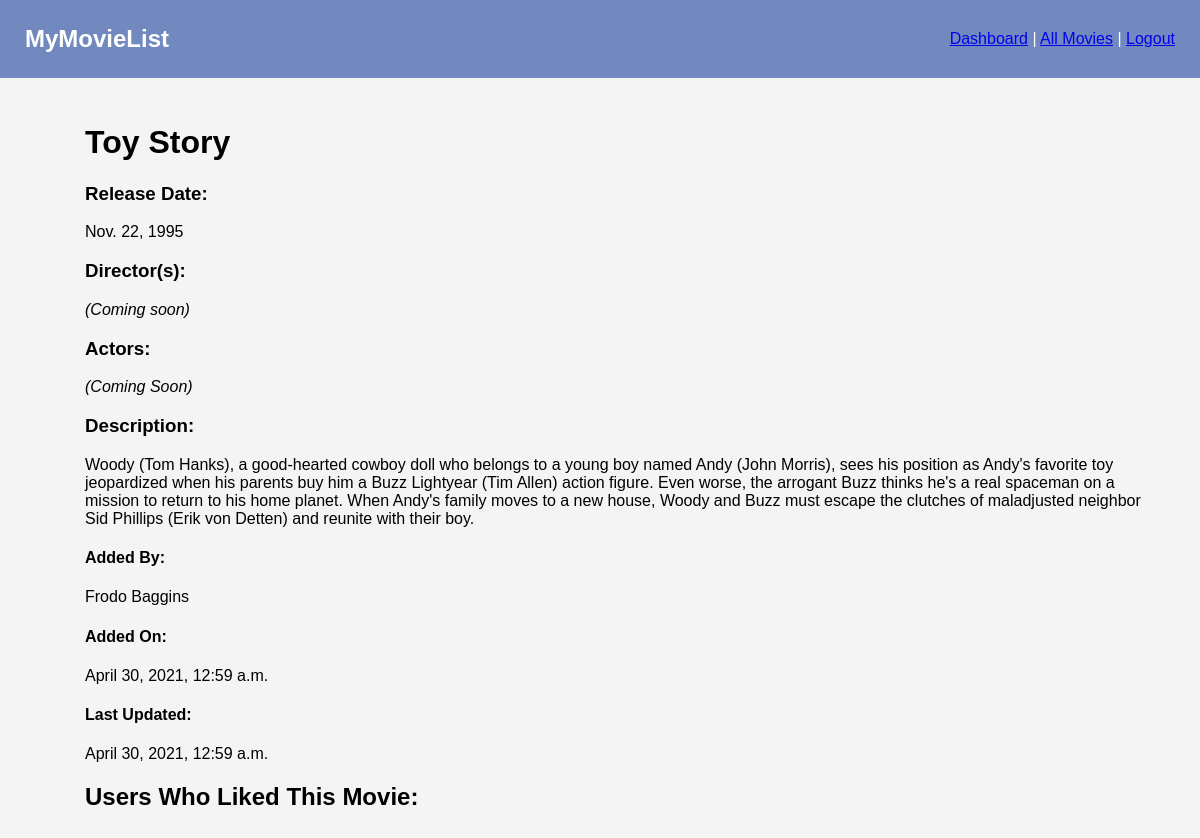
The app's page /movies/4 (signed in) with its own data.
### imdb_app/models.py (models this page shows)
class Movie(models.Model):
    title = models.CharField(max_length = 100)
    release_date = models.DateField()
    desc = models.TextField(max_length = 2000)
    duration = models.IntegerField()
    added_by = models.ForeignKey(User, related_name = 'movies', on_delete = models.CASCADE)
    favorited_by = models.ManyToManyField(User, related_name = 'favorite_movies')
    objects = MovieManager()
    created_at = models.DateTimeField(auto_now_add = True)
    updated_at = models.DateTimeField(auto_now = True)

class User(models.Model):
    first_name = models.CharField(max_length = 45)
    last_name = models.CharField(max_length = 45)
    username = models.CharField(max_length = 20)
    email = models.CharField(max_length = 45)
    password = models.CharField(max_length = 45)
    objects = UserManager()
    created_at = models.DateTimeField(auto_now_add = True)
    updated_at = models.DateTimeField(auto_now = True)

### imdb_app/views.py (the view)
# urls.py: path('movies/<movie_id>', views.showMovie),
def showMovie(request, movie_id):
    context = {
        'logged_in_user' : User.objects.get(id = request.session['user_id']),
        'this_movie' : Movie.objects.get(id = movie_id),
    }
    return render(request, 'movie_details.html', context)

### imdb_app/templates/movie_details.html (shortened to what this page needs)
<!DOCTYPE html>
<html lang="en" class="web-html">
<head>
    {% load static %}
    <meta name="viewport" content="width=device-width, initial-scale=1.0">    <link rel="stylesheet" href="{% static 'css/style.css' %}">
</head>
<header class="nav-header">
    <div>
        <h2>MyMovieList</h2>
    </div>
    <div class="nav-details">
        <p>
            <a href="/dashboard">Dashboard</a>
            |
            <a href="/movies/all">All Movies</a>
            |
            <a href="/logout">Logout</a>
        </p>
    </div>
</header>
<body class="web-body">
    <main>
        <div id="movie-details">
            <ul>
                {% if this_movie.added_by.id == request.session.user_id %}
                    <form action="/movies/{{this_movie.id}}/update" method="post">
                        {% csrf_token %}
                        <h2>
                            Title:
                            <input type="text" name="title" value="{{this_movie.title}}">
                        </h2>
                        <div>
                            <h3>Release Date:</h3>
                            <input type="date" name="release_date" value="{{this_movie.release_date | safe}}" />
                        </div>
                        <div>
                            <h3>Duration(Minutes):</h3>
                            <input type="number" name="duration" value="{{this_movie.duration}}"/>
                        </div>
                        <h3>Added By:</h3>
                        <p>{{this_movie.added_by.first_name}} {{this_movie.added_by.last_name}}</p>
                        <h3>Added On:</h3>
                        <p>{{this_movie.created_at}}</p>
                        <h3>Last Updated:</h3>
                        <p>{{this_movie.updated_at}}</p>
                        <div>
                            <label>Description:</label>
                        </div>
                        <textarea name="desc" cols="30" rows="10">{{this_movie.desc}}</textarea>
                        <div>
                            <button type="submit">Update Movie</button>
                        </div>
                    </form>
                    <div>
                        <form action="/movies/delete/{{this_movie.id}}">
                            <button class="delete-button" type="submit">Delete Movie</button>
                        </form>
                    </div>
                {% else %}
                        <h1>{{this_movie.title}}</h1>
                        <h3>Release Date:</h3>
                        <p>{{this_movie.release_date}}</p>
                        <h3>Director(s):</h3>
                        <p><i>(Coming soon)</i></p>
                        <h3>Actors:</h3>
                        <p><i>(Coming Soon)</i></p>
                        <h3>Description:</h3>
                        <p>{{this_movie.desc}}</p>
                        <h4>Added By:</h4>
                        <p>{{this_movie.added_by.first_name}} {{this_movie.added_by.last_name}}</p>
                        <h4>Added On:</h4>
                        <p>{{this_movie.created_at}}</p>
                        <h4>Last Updated:</h4>
                        <p>{{this_movie.updated_at}}</p>
                {% endif %}
            </ul>
        </div>
        <div id="movie-favorites">
            <ul>
                <h2>Users Who Liked This Movie:</h2>
            </ul>
        </div>
    </main>
</body>
</html>

### imdb_app/static/css/style.css (style rules this page uses)
.web-body, .web-html { margin: auto; height: 100%; font-family: Arial, Helvetica, sans-serif; vertical-align: auto; max-width: 1200px; background-color: #170a19; }
main { background-color: #f4f4f4; padding: 25px; padding-right: 45px; padding-left: 45px; min-height: 100%; max-width: 1200px; }
a { cursor: pointer; }
.nav-header { display: flex; justify-content: space-between; align-items: center; padding-left: 25px; padding-right: 25px; padding-top: 5px; padding-bottom: 5px; background-color: #7189bf; color: white; }
.nav-details { display: flex; }

### records on screen
Movie: title "Toy Story", release_date "Nov. 22, 1995", desc "Woody (Tom Hanks), a good-hearted cowboy doll who belongs to a young boy named Andy (John Morris), sees his position as Andy's favorite toy jeopardized when his parents buy him a Buzz Lightyear (Tim Allen) action figure. Even worse, the arrogant Buzz thinks he's a real spaceman on a mission to return to his home planet. When Andy's family moves to a new house, Woody and Buzz must escape the clutches of maladjusted neighbor Sid Phillips (Erik von Detten) and reunite with their boy.", added_by.first_name "Frodo", added_by.last_name "Baggins", created_at "April 30, 2021, 12:59 a.m.", updated_at "April 30, 2021, 12:59 a.m."
